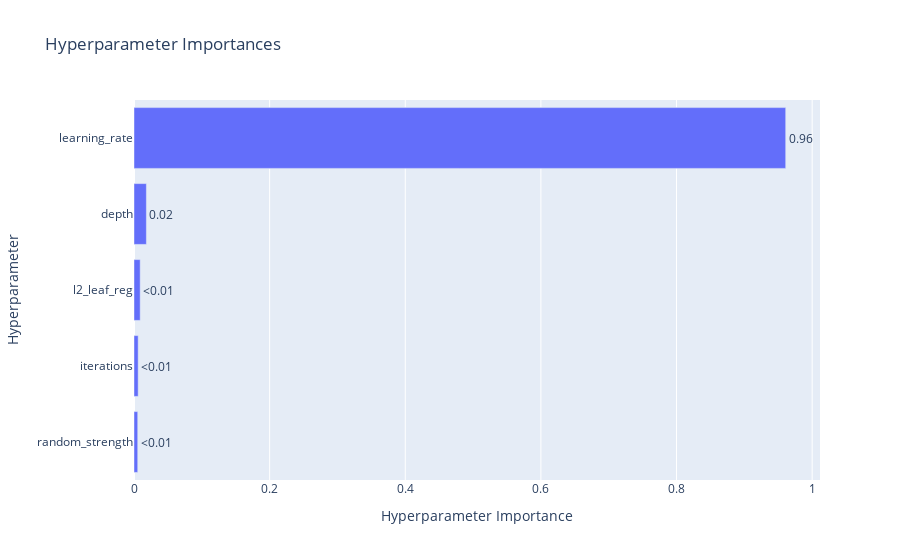

The cell this chart's notebook holds for it:
### Code cell
print("\033[1m" + "Parameter importance TPE:")
fig = optuna.visualization.plot_param_importances(study_tpe)

fig.show()

### Figure 1 — Plotly figure (JSON) as saved in the notebook; plotly's stock layout.template omitted (floating-point values rounded to 4 significant figures)
{"data": [{"cliponaxis": false, "hovertemplate": ["random_strength (FloatDistribution): 0.00550168194968715<extra></extra>", "iterations (IntDistribution): 0.006145646881250696<extra></extra>", "l2_leaf_reg (FloatDistribution): 0.009110009230894526<extra></extra>", "depth (IntDistribution): 0.01826243442045161<extra></extra>", "learning_rate (FloatDistribution): 0.9609802275177161<extra></extra>"], "name": "Objective Value", "orientation": "h", "text": ["<0.01", "<0.01", "<0.01", "0.02", "0.96"], "textposition": "outside", "type": "bar", "x": [0.005502, 0.006146, 0.00911, 0.01826, 0.961], "y": ["random_strength", "iterations", "l2_leaf_reg", "depth", "learning_rate"]}], "layout": {"title": {"text": "Hyperparameter Importances"}, "xaxis": {"title": {"text": "Hyperparameter Importance"}}, "yaxis": {"title": {"text": "Hyperparameter"}}}}
